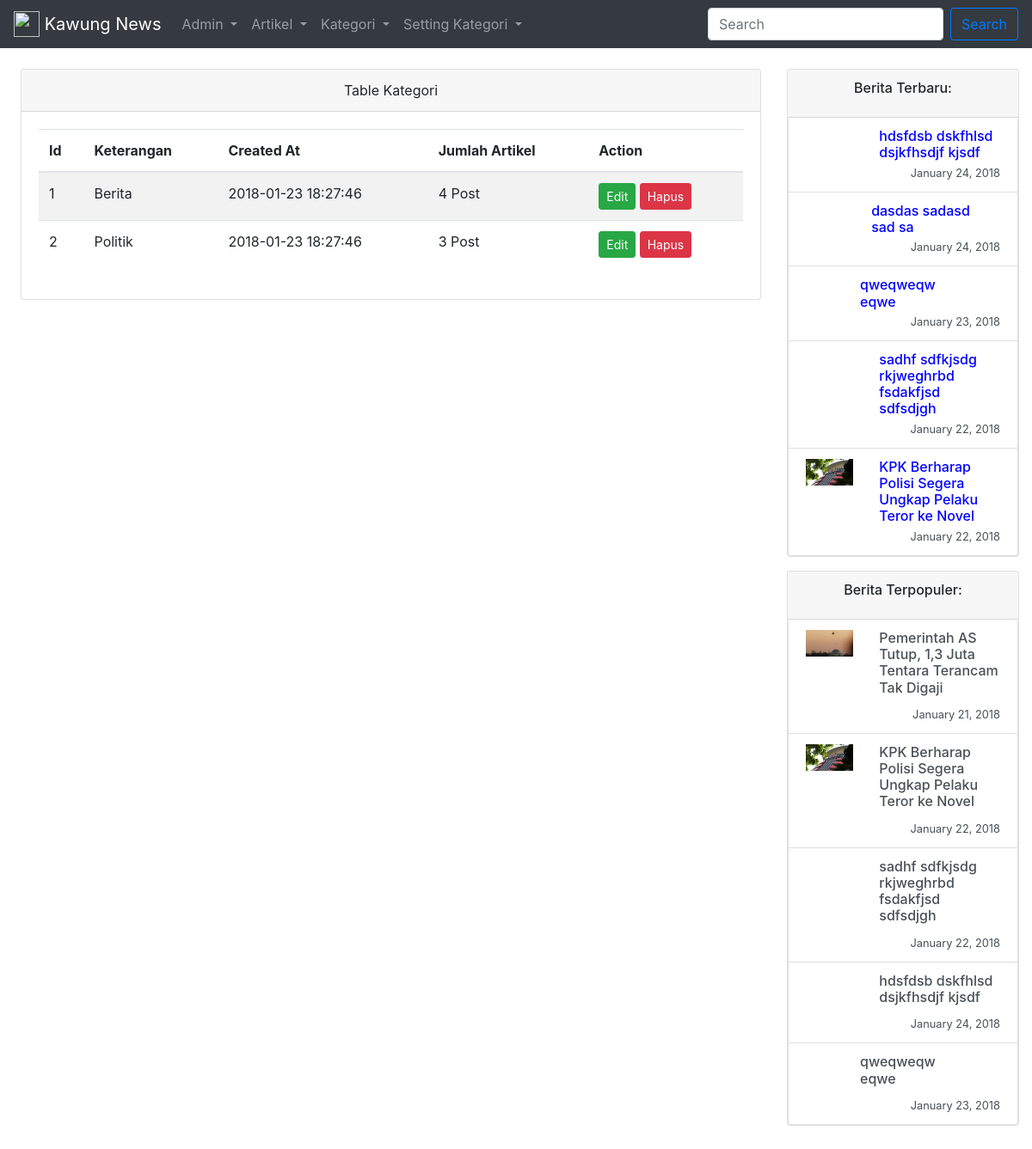
The app's page /kategori/index.php (signed in) with its own data.
### tables this page shows
CREATE TABLE `users` (
  `id` int(11) UNSIGNED NOT NULL,
  `name` varchar(191) NOT NULL,
  `email` varchar(191) NOT NULL,
  `password` varchar(191) NOT NULL,
  `remember_token` varchar(100) DEFAULT NULL,
  `role` bit(1) NOT NULL DEFAULT b'0',
  `created_at` timestamp NULL DEFAULT CURRENT_TIMESTAMP,
  `updated_at` timestamp NULL DEFAULT CURRENT_TIMESTAMP ON UPDATE CURRENT_TIMESTAMP
);

CREATE TABLE `kategori` (
  `id` int(11) NOT NULL,
  `keterangan` varchar(119) NOT NULL,
  `created_at` datetime NOT NULL DEFAULT CURRENT_TIMESTAMP,
  `updated_at` datetime NOT NULL DEFAULT CURRENT_TIMESTAMP ON UPDATE CURRENT_TIMESTAMP,
  `deleted_at` datetime DEFAULT NULL
);

CREATE TABLE `artikel` (
  `id` int(11) NOT NULL,
  `user_id` int(11) UNSIGNED NOT NULL,
  `kategori_id` int(11) DEFAULT NULL,
  `judul` varchar(200) NOT NULL,
  `konten` longtext NOT NULL,
  `image` text,
  `reader` int(11) DEFAULT '0',
  `created_at` datetime NOT NULL DEFAULT CURRENT_TIMESTAMP,
  `updated_at` datetime NOT NULL DEFAULT CURRENT_TIMESTAMP ON UPDATE CURRENT_TIMESTAMP,
  `deleted_at` datetime DEFAULT NULL
);

### config/init.php (called while the page is built, shortened)
<?php
    $base_url = 'http://localhost/kawung-news/';
    require_once '../functions/connection.php';
    require_once '../functions/control.php';
    require_once '../functions/artikel.php';
    require_once '../functions/kategori.php';
    require_once '../functions/auth.php';
    if(isset($_SESSION['email'])) {
        $email = $_SESSION['email'];
        $user = mysqli_fetch_object(get_user($email));
    }

### functions/auth.php (called while the page is built, shortened)
<?php
    function get_user($email){
        $query = "SELECT * FROM users WHERE email = '$email'";
        return result($query);
    }

### functions/control.php (called while the page is built, shortened)
<?php
    function result($query){
        global $connection;
        if($result = mysqli_query($connection, $query) or die('gagal menampilkan data')){
            return $result;
        }
    }

### functions/kategori.php (called while the page is built, shortened)
<?php
    function getKategori(){
        $query  = "SELECT kategori.id, kategori.keterangan, kategori.created_at, COUNT(artikel.id) AS jumlah FROM kategori LEFT JOIN artikel ON artikel.kategori_id = kategori.id GROUP BY kategori.id";
        return result($query);
    }

### functions/artikel.php (called while the page is built, shortened)
<?php
    function new_article($limit){
        $query  = "SELECT artikel.id, artikel.judul, artikel.konten, artikel.image, artikel.created_at, users.name, kategori.keterangan AS kategori FROM artikel INNER JOIN users ON artikel.user_id = users.id LEFT JOIN kategori ON artikel.kategori_id = kategori.id ORDER BY artikel.created_at DESC LIMIT $limit";
        return result($query);
    }
    function favorite($limit){
        $query  = "SELECT artikel.id, artikel.judul, artikel.konten, artikel.image, artikel.created_at, users.name, kategori.keterangan AS kategori FROM artikel INNER JOIN users ON artikel.user_id = users.id LEFT JOIN kategori ON artikel.kategori_id = kategori.id ORDER BY artikel.reader DESC LIMIT $limit";
        return result($query);
    }

### kategori/index.php (the view, shortened to what this page needs)
<?php
    require_once '../config/init.php';
    $kategori = getKategori();
?>
<!doctype html>
<html>
    <head>
        <link rel="stylesheet" href="../assets/bootstrap/css/bootstrap.min.css">
        <link rel="stylesheet" href="../assets/css/custom.css">
    </head>
    <body>
        <?php require_once '../layouts/navigation.php'; ?>
        <div class="container-fluid">
          <div class="row pt-4">
            <div class="col-md-9 col-xs-12 pl-4">
                <div class="row">
                    <div class="container">
                        <div class="card">
                            <div class="card-header text-center">
                                Table Kategori
                            </div>
                            <div class="card-body">
                                <div class="table-responsive">
                                    <table class="table table-striped table-hover">
                                        <thead>
                                            <th>Id</th>
                                            <th>Keterangan</th>
                                            <th>Created At</th>
                                            <th>Jumlah Artikel</th>
                                            <th>Action</th>
                                        </thead>
                                        <tbody>
                                            <?php while($item = mysqli_fetch_object($kategori)) { ?>
                                                <tr>
                                                    <td><?php echo $item->id; ?></td>
                                                    <td><?php echo $item->keterangan; ?></td>
                                                    <td><?php echo $item->created_at; ?></td>
                                                    <td><?php echo $item->jumlah; ?> Post</td>
                                                    <td>
                                                        <a href="edit.php?id=<?php echo $item->id; ?>" class="btn btn-sm btn-success">
                                                            Edit
                                                        </a>
                                                        <a href="delete.php?id=<?php echo $item->id; ?>" class="btn btn-sm btn-danger">
                                                            Hapus
                                                        </a>
                                                    </td>
                                                </tr>
                                            <?php } ?>
                                        </tbody>
                                    </table>
                                </div>
                            </div>
                        </div>
                    </div>
                </div>
            </div>
            <?php require_once '../layouts/sidebar.php'; ?>
          </div>
        </div>
    </body>
</html>

### layouts/navigation.php (shortened to what this page needs)
<nav class="navbar navbar-expand-lg navbar-dark bg-dark">
  <a class="navbar-brand" href="<?php echo $base_url; ?>artikel/index.php">
    <img src="" width="30" height="30" class="d-inline-block align-top" alt="">
    Kawung News
  </a>
  <div class="collapse navbar-collapse" id="navbarSupportedContent">
    <ul class="navbar-nav mr-auto">
      <li class="nav-item dropdown">
        <a class="nav-link dropdown-toggle" href="#" id="navbarDropdown" role="button" data-toggle="dropdown" aria-haspopup="true" aria-expanded="false">
          <?php
            if(isset($_SESSION['email'])) {
              echo ucwords($user->name);
            } else {
              echo 'Auth';
            }
          ?>
        </a>
      </li>
      <li class="nav-item dropdown">
        <a class="nav-link dropdown-toggle" href="#" id="navbarDropdown" role="button" data-toggle="dropdown" aria-haspopup="true" aria-expanded="false">
          Artikel
        </a>
      </li>
      <li class="nav-item dropdown">
        <a class="nav-link dropdown-toggle" href="#" id="navbarDropdown" role="button" data-toggle="dropdown" aria-haspopup="true" aria-expanded="false">
          Kategori
        </a>
      </li>
      <?php if(isset($_SESSION['email'])) { ?>
        <?php if($user->role == 1) { ?>
          <li class="nav-item dropdown">
            <a class="nav-link dropdown-toggle" href="#" id="navbarDropdown" role="button" data-toggle="dropdown" aria-haspopup="true" aria-expanded="false">
              Setting Kategori
            </a>
          </li>
        <?php } ?>
      <?php } ?>
    </ul>
    <form action="../artikel/index.php" method="get" class="form-inline my-2 my-lg-0">
      <input class="form-control mr-sm-2" type="search" name="cari" placeholder="Search" aria-label="Search">
      <button class="btn btn-outline-primary my-2 my-sm-0" type="submit">Search</button>
    </form>
  </div>
</nav>

### layouts/sidebar.php
<?php
    require_once '../config/init.php';
    $newArticles = new_article(5);
    $favoriteArticles = favorite(5);
?>
<div class="col-md-3 col-xs-12">
    <div class="card mb-3">
        <div class="card-header text-center">
            <h6 class="card-title">Berita Terbaru:</h6>
        </div>
        <div class="list-group">
            <?php while($item = mysqli_fetch_object($newArticles)) { ?>
                <a href="show.php?id=<?php echo $item->id; ?>" class="list-group-item list-group-item-action flex-column">
                    <div class="d-flex w-100 justify-content-between">
                        <div class="row">
                            <div class="col-4">
                                <img src="../assets/images/<?php echo $item->image; ?>" alt="" class="w-100">
                            </div>
                            <div class="col-8">
                                <h6 class="mb-1" style="color: blue;">
                                    <?php echo $item->judul; ?>
                                </h6>
                            </div>
                        </div>
                    </div>
                    <small class="float-right">
                        <?php
                            $date = date_create($item->created_at);
                            echo date_format($date, 'F j, Y');
                        ?>
                    </small>
                </a>
            <?php } ?>
        </div>
    </div>
    <div class="card mb-5">
        <div class="card-header text-center">
            <h6 class="card-title">Berita Terpopuler:</h6>
        </div>
        <div class="list-group">
            <?php while($item = mysqli_fetch_object($favoriteArticles)) { ?>
                <a href="show.php?id=<?php echo $item->id; ?>" class="list-group-item list-group-item-action flex-column">
                    <div class="d-flex w-100 justify-content-between">
                        <div class="row mb-2">
                            <div class="col-4">
                                <img src="../assets/images/<?php echo $item->image; ?>" alt="" class="w-100">
                            </div>
                            <div class="col-8">
                                <h6 class="mb-1">
                                    <?php echo $item->judul; ?>
                                </h6>
                            </div>
                        </div>
                    </div>
                    <small class="float-right">
                        <?php
                            $date = date_create($item->created_at);
                            echo date_format($date, 'F j, Y');
                        ?>
                    </small>
                </a>
            <?php } ?>
        </div>
    </div>
</div>

### records on screen
users: name "Admin"
kategori: id "1", keterangan "Berita", created_at "2018-01-23 18:27:46", jumlah "4"
kategori: id "2", keterangan "Politik", created_at "2018-01-23 18:27:46", jumlah "3"
artikel: judul "hdsfdsb dskfhlsd dsjkfhsdjf kjsdf", created_at "January 24, 2018"
artikel: judul "dasdas sadasd sad sa", created_at "January 24, 2018"
artikel: judul "qweqweqweqwe", created_at "January 23, 2018"
artikel: judul "sadhf sdfkjsdg rkjweghrbd fsdakfjsd sdfsdjgh", created_at "January 22, 2018"
artikel: image (picture), judul "KPK Berharap Polisi Segera Ungkap Pelaku Teror ke Novel", created_at "January 22, 2018"
artikel: image (picture), judul "Pemerintah AS Tutup, 1,3 Juta Tentara Terancam Tak Digaji", created_at "January 21, 2018"
